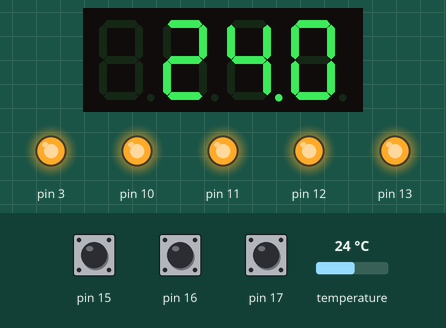
Bench run of a sketch on a simulated Arduino Uno, built with avr-gcc and run on an emulated ATmega328P. Shown: 4-digit seven-segment display, output pins drawn as LEDs (lit = HIGH). The test bench sets the inputs (shaded band); at power-on: temperature 24 °C, pin 15 HIGH, pin 16 HIGH, pin 17 HIGH.

Above: at 1.2 s.
1.3 s: temperature set to 12 °C
At 2.4 s:
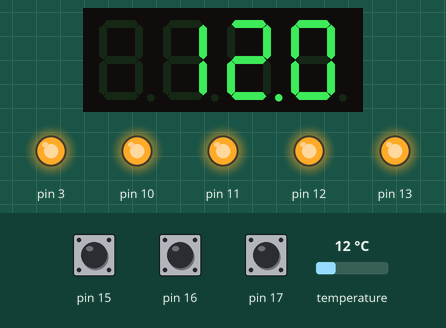
3.2 s: temperature set to 19 °C
At 4.8 s:
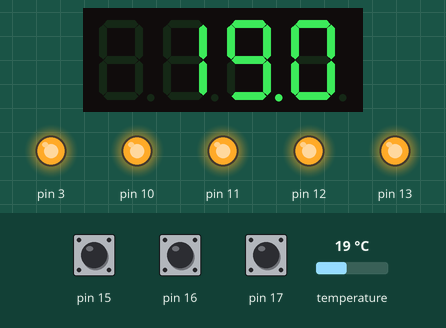
5.1 s: temperature set to 28 °C
At 6.2 s:
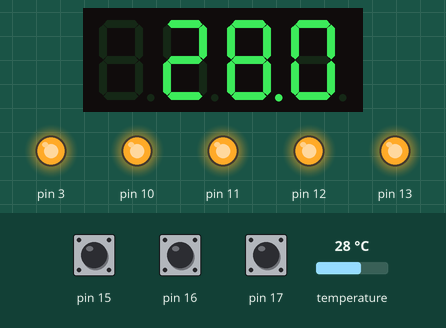
Timing chart, 0 to 8.1 s (numbered marks = the images above; inputs shaded):
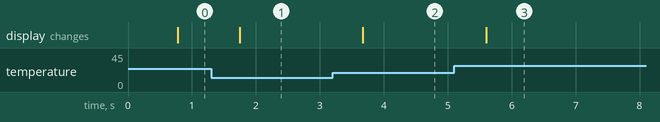

The sketch:

Teste_DS18B20.ino
```cpp
/* Programa de teste do DS18B20 no Shield Multi-função
  Blog Eletrogate - https://blog.eletrogate.com/guia-completo-do-shield-multi-funcoes-para-arduino
  Arduino UNO - IDE 1.8.5 - Shield Multi-função para Arduino
  Gustavo Murta   13/junho/2018
  Não remova o jumper J1 e verifique como inserir o DS18B20 no soquete
*/

#include <MultiFuncShield.h>                           // Biblioteca Multifunction shield
#include <OneWire.h>                                   // Biblioteca OneWire
#include <DallasTemperature.h>                         // Biblioteca do sensor DS18B20


#define ONE_WIRE_BUS A4                                // pino de dados DS18B20 = A4 do Arduino
OneWire oneWire(ONE_WIRE_BUS);                         // criando a instancia do sensor
DallasTemperature sensors(&oneWire);

void setup()
{
  sensors.begin();                                     // inicializando o sensor
  MFS.initialize(&Timer1);                             // inicializa a biblioteca Multi função
}
void loop()
{
  sensors.requestTemperatures();                       // envia o camando para o sensor
  float tempCentigrade = sensors.getTempCByIndex(0);   // lê a temperatura no DS18B20
  MFS.write(tempCentigrade, 1);                        // mostra a temperatura no display(1 casa decimal)
  delay(200);                                          // atraso de 200 milisegundos
}
```

Teste_Display.ino
```cpp

```

Measured:
- after the input at 1.3 s, the display: changes after 0.44 s (image 1)
- after the input at 3.2 s, the display: changes after 0.47 s (image 2)
- after the input at 5.1 s, the display: changes after 0.50 s (image 3)
